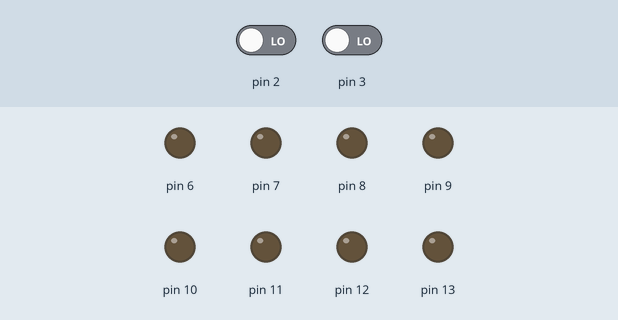
Recording of a sketch running on a simulated Arduino Uno, built with avr-gcc and run on an emulated ATmega328P. Shown: output pins drawn as LEDs (lit = HIGH). The inputs (shaded band) are chosen by the test bench; at power-on: pin 2 LOW, pin 3 LOW.

Above: at 1.2 s.
1.3 s: pin 2 driven HIGH
At 1.7 s:
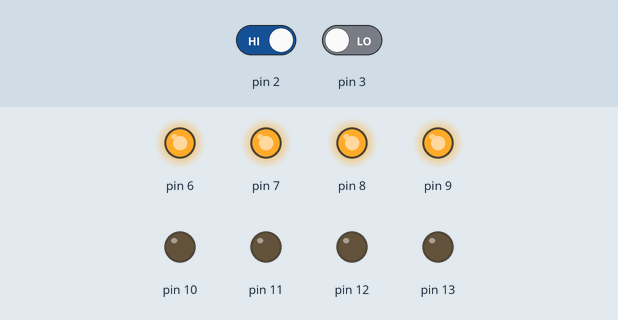
4.3 s: pin 2 driven LOW
At 5.2 s:
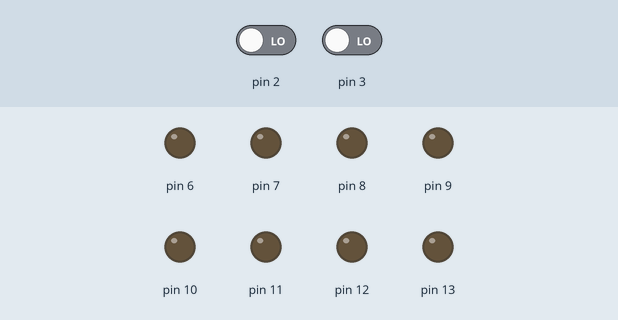
5.8 s: pin 3 driven HIGH
At 6.3 s:
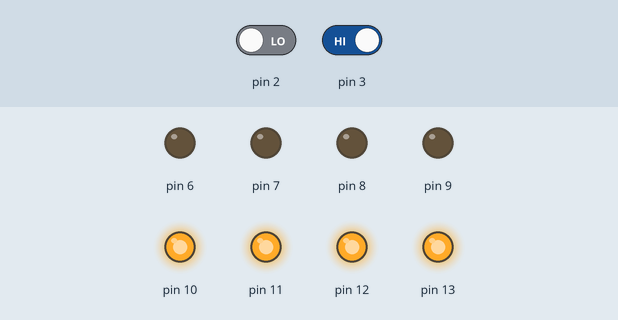
8.8 s: pin 3 driven LOW
At 9.8 s:
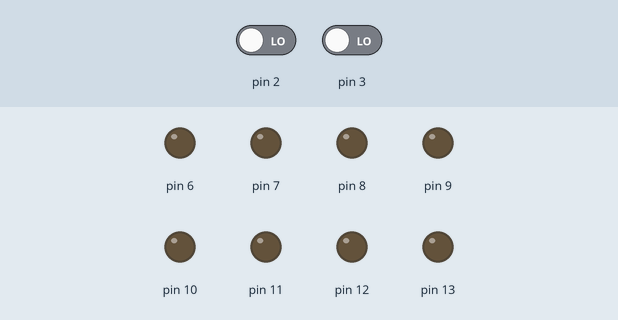
Timing chart, 0 to 11.3 s (numbered marks = the images above; inputs shaded):
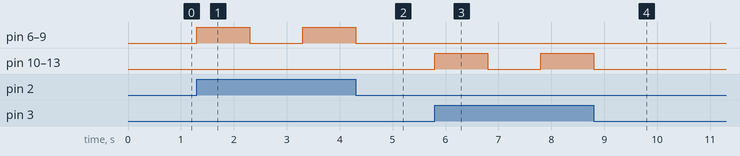

Measured:
- after the input at 1.3 s, pin 6–9: LOW → HIGH at once, → LOW 1.0 s later, → HIGH 1.0 s later
- after the input at 4.3 s, pin 6–9: goes on until 4.3 s, then stays LOW
- after the input at 5.8 s, pin 10–13: LOW → HIGH at once, → LOW 1.0 s later, → HIGH 1.0 s later
- after the input at 8.8 s, pin 10–13: goes on until 8.8 s, then stays LOW

The sketch:

two_button_program.ino
```cpp
void setup() {
  // put your setup code here, to run once:
pinMode(13,OUTPUT);
pinMode(12,OUTPUT);
pinMode(11,OUTPUT);
pinMode(10,OUTPUT);
pinMode(9,OUTPUT);
pinMode(8,OUTPUT);
pinMode(7,OUTPUT);
pinMode(6,OUTPUT);
}

void loop() {
  // put your main code here, to run repeatedly:
int button1=digitalRead(2);
int button2=digitalRead(3);
if(button1==HIGH)
{
  digitalWrite(6,HIGH);
  digitalWrite(7,HIGH);
  digitalWrite(8,HIGH);
  digitalWrite(9,HIGH);
  delay(1000);
  digitalWrite(6,LOW);
  digitalWrite(7,LOW);
  digitalWrite(8,LOW);
  digitalWrite(9,LOW);
  delay(1000);
}
if(button2==HIGH)
{
  digitalWrite(10,HIGH);
  digitalWrite(11,HIGH);
  digitalWrite(12,HIGH);
  digitalWrite(13,HIGH);
  delay(1000);
   digitalWrite(10,LOW);
  digitalWrite(11,LOW);
  digitalWrite(12,LOW);
  digitalWrite(13,LOW);
  delay(1000);
}

}
```
